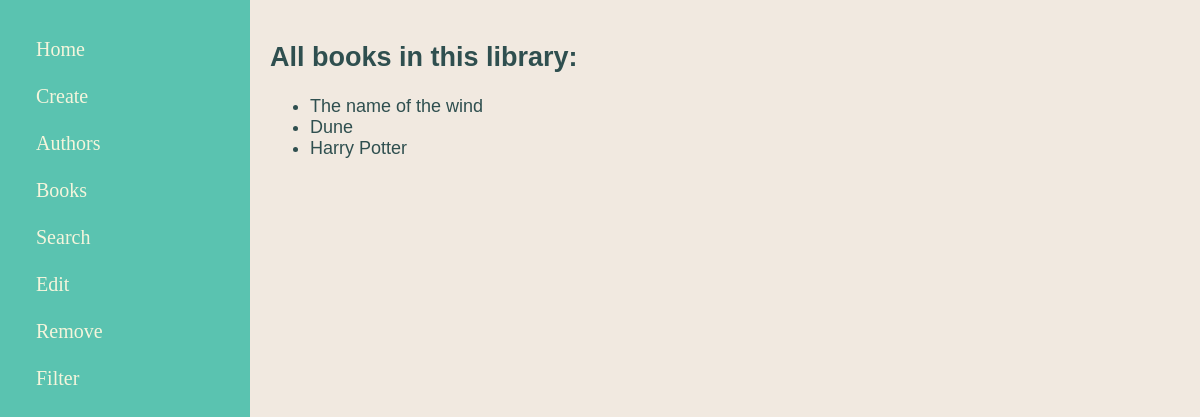
/books/, run on an earlier commit of the app's database.
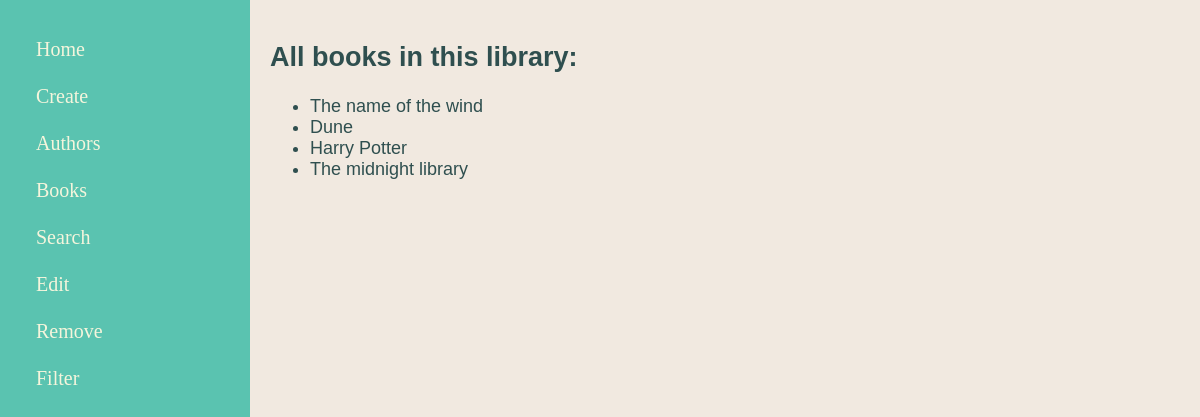
And on a later commit of the database.
### main/models.py (models this page shows, shortened)
class Book(models.Model):
    title = models.CharField(max_length=200)
    author = models.ForeignKey(Author,on_delete=models.CASCADE)
    price = models.IntegerField()
    publication_date = models.DateField()

### main/views.py (the view)
# urls.py: path("books/",views.books,name="books"),
def books(response):
    all_books = Book.objects.all()
    return render(response,"main/showbooks.html",{"all_books":all_books})

### main/templates/main/showbooks.html (shortened to what this page needs)
{% extends 'main/base.html' %}
{% block content %}
<h2>All books in this library:</h2>
<ul>
    {% for b in all_books%}
    <li>{{b.title}}</li>
    {% endfor%}
</ul>
{% endblock %}

What changed in the data, as far as the page shows it:
added Book: title "The midnight library"
